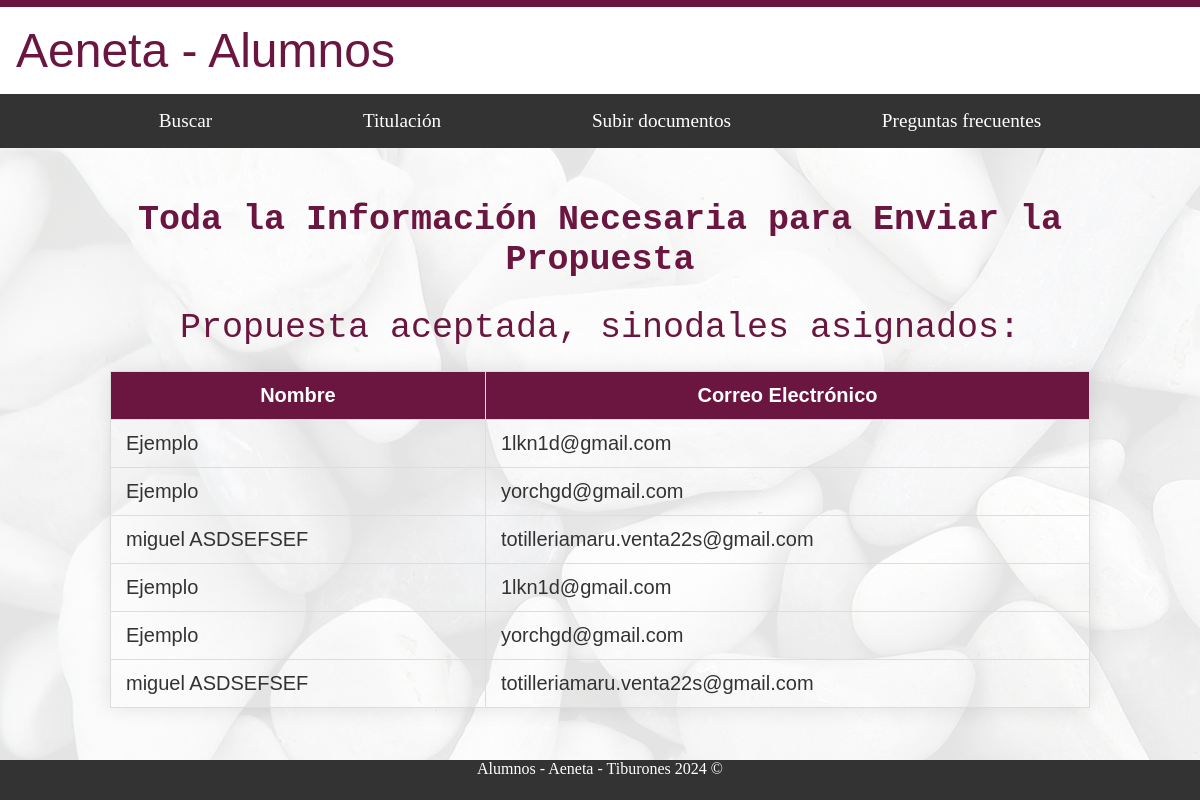
The app's page /alumnos/proceso_titulacion/enviar_propuesta/ (signed in) with its own data.
### alumnos/models.py (models this page shows, shortened)
class SinodalAsignado(models.Model):
    propuesta = models.ForeignKey('DocumentoPropuestaAlumno', on_delete=models.CASCADE)
    sinodal = models.ForeignKey('usuarios.CustomUser', on_delete=models.CASCADE)
    rol = models.CharField(max_length=100)

### usuarios/models.py (models this page shows)
class CustomUser(AbstractUser):
    nombre = models.CharField(max_length=100)
    apellido = models.CharField(max_length=100)
    correo_electronico = models.EmailField(unique=True)
    is_administrador = models.BooleanField(default=False)
    is_alumno = models.BooleanField(default=False)
    is_docente = models.BooleanField(default=False)
    matricula = models.CharField(max_length=20, blank=True, null=True)
    programa_academico = models.CharField(max_length=100, blank=True, null=True)
    estatus = models.CharField(max_length=20, choices=[('activo', 'Activo'), ('egresado', 'Egresado')], blank=True, null=True)
    especialidad = models.CharField(max_length=100, blank=True, null=True)
    departamento_docente = models.CharField(max_length=100, blank=True, null=True)
    cargo = models.CharField(max_length=100, blank=True, null=True)
    departamento_admin = models.CharField(max_length=100, blank=True, null=True)

### alumnos/views.py (the view, shortened to what this page needs)
# urls.py: path('proceso_titulacion/enviar_propuesta/', AlumnosProcesoTitulacionEnvPropuesta.as_view(), name='enviar_propuesta'),
class AlumnosProcesoTitulacionEnvPropuesta(TemplateView):
    template_name = 'alumnos/proceso_titulacion/enviar_propuesta.html'
    def get(self, request, *args, **kwargs):
        documento = DocumentoPropuestaAlumno.objects.filter(alumno=request.user).first()
        form = DocumentoPropuestaAlumnoForm(instance=documento) if documento else DocumentoPropuestaAlumnoForm()
        revisar_propuesta = RevisarPropuesta.objects.filter(documento_alumno=documento).first() if documento else None
        sinodales = SinodalAsignado.objects.filter(propuesta=documento) if documento and documento.sinodales else []
        return self.render_to_response({
            'form': form,
            'documento': documento,
            'revisar_propuesta': revisar_propuesta,
            'sinodales': sinodales
        })

### alumnos/templates/alumnos/proceso_titulacion/enviar_propuesta.html (shortened to what this page needs)
{% extends "base_generic_alumnos.html" %}
{% block content %}
<div id="fondo">
  <div class="contenedor_principal letra_texto">
    <h1 class="letra_titulos">Toda la Información Necesaria para Enviar la Propuesta</h1>
    {% if documento %}
      {% if revisar_propuesta and revisar_propuesta.aceptado %}
        {% if documento.sinodales %}
          <p class="letra_titulos">Propuesta aceptada, sinodales asignados:</p>
          <table>
            <thead>
              <tr>
                <th>Nombre</th>
                <th>Correo Electrónico</th>
              </tr>
            </thead>
            <tbody>
              {% for sinodal in sinodales %}
                <tr>
                  <td>{{ sinodal.sinodal.nombre }}</td>
                  <td>{{ sinodal.sinodal.correo_electronico }}</td>
                </tr>
              {% endfor %}
            </tbody>
          </table>
        {% else %}
          <p>Propuesta aceptada</p>
          <p>En espera de asignación de sinodales.</p>
        {% endif %}
      {% else %}
        <form method="post">
          {% csrf_token %}
          {{ form.as_p }}
          <button type="submit" class="dropbtn_base">Enviar Propuesta</button>
        </form>
      {% endif %}
    {% else %}
      <form method="post">
        {% csrf_token %}
        {{ form.as_p }}
        <button type="submit" class="dropbtn_base">Enviar Propuesta</button>
      </form>
    {% endif %}
  </div>
</div>
{% endblock %}

### alumnos/static/styles/base_alumnos.css (style rules this page uses)
html { margin: 0; padding: 0; overflow-x: hidden; box-sizing: border-box; }
.header-flex-container, #fondo, footer { width: 100%; max-width: 100%; box-sizing: border-box; }
body { margin: 0; padding: 0; min-height: 100vh; display: flex; flex-direction: column; }
.header-flex-container, #fondo, footer { width: 100%; }
#fondo { position: relative; flex: 1; display: flex; flex-direction: column; justify-content: center; }
#fondo::before { content: ''; background-image: url('/static/image_alumnos/fondo_alumnos.jpg'); opacity: 0.1; top: 0; left: 0; bottom: 0; right: 0; position: absolute; z-index: -1; }
.contenedor_principal { position: relative; margin: auto; width: 85%; z-index: 2; padding: 10px; overflow: hidden; }
.letra_titulos { font-family: monospace; color: #6b1640; font-size: 35px; text-align: center; }
.letra_texto { font-family: sans-serif; color: black; font-size: 20px; text-align: justify; }

### alumnos/static/styles/estatus_titulacion.css (style rules this page uses)
*, *::before, *::after { margin: 0; padding: 0; box-sizing: border-box; }

### alumnos/static/styles/subir_documento.css (style rules this page uses)
.contenedor_principal { position: relative; margin: auto; width: 85%; z-index: 2; padding: 10px; }
.letra_titulos { font-family: monospace; color: #6b1640; font-size: 35px; text-align: center; }
.letra_texto { font-family: sans-serif; color: black; font-size: 20px; text-align: justify; }

### alumnos/static/styles/busqueda_simple_alumno.css (style rules this page uses)
* { box-sizing: border-box; }

### alumnos/static/styles/calendario_titulacion_alumnos.css (style rules this page uses)
h1 { text-align: center; color: #333; }
table { width: 100%; border-collapse: collapse; box-shadow: 0 0 20px rgba(0,0,0,0.1); }
th, td { padding: 12px 15px; border: 1px solid #ddd; text-align: justify; }
th { background-color: #6b1640; color: #ffffff; }
th { text-align: center; }
td { text-align:left; color: #333; }

### alumnos/static/styles/ver_trabajo_alumno.css (style rules this page uses)
.contenedor_principal { padding: 20px; }
.letra_titulos { margin-bottom: 20px; }
.contenedor_principal p { margin-bottom: 15px; line-height: 1.6; }

### records on screen
SinodalAsignado: sinodal.nombre "Ejemplo", sinodal.correo_electronico "1lkn1d@gmail.com"
SinodalAsignado: sinodal.nombre "Ejemplo", sinodal.correo_electronico "yorchgd@gmail.com"
SinodalAsignado: sinodal.nombre "miguel ASDSEFSEF", sinodal.correo_electronico "totilleriamaru.venta22s@gmail.com"
SinodalAsignado: sinodal.nombre "Ejemplo", sinodal.correo_electronico "1lkn1d@gmail.com"
SinodalAsignado: sinodal.nombre "Ejemplo", sinodal.correo_electronico "yorchgd@gmail.com"
SinodalAsignado: sinodal.nombre "miguel ASDSEFSEF", sinodal.correo_electronico "totilleriamaru.venta22s@gmail.com"
